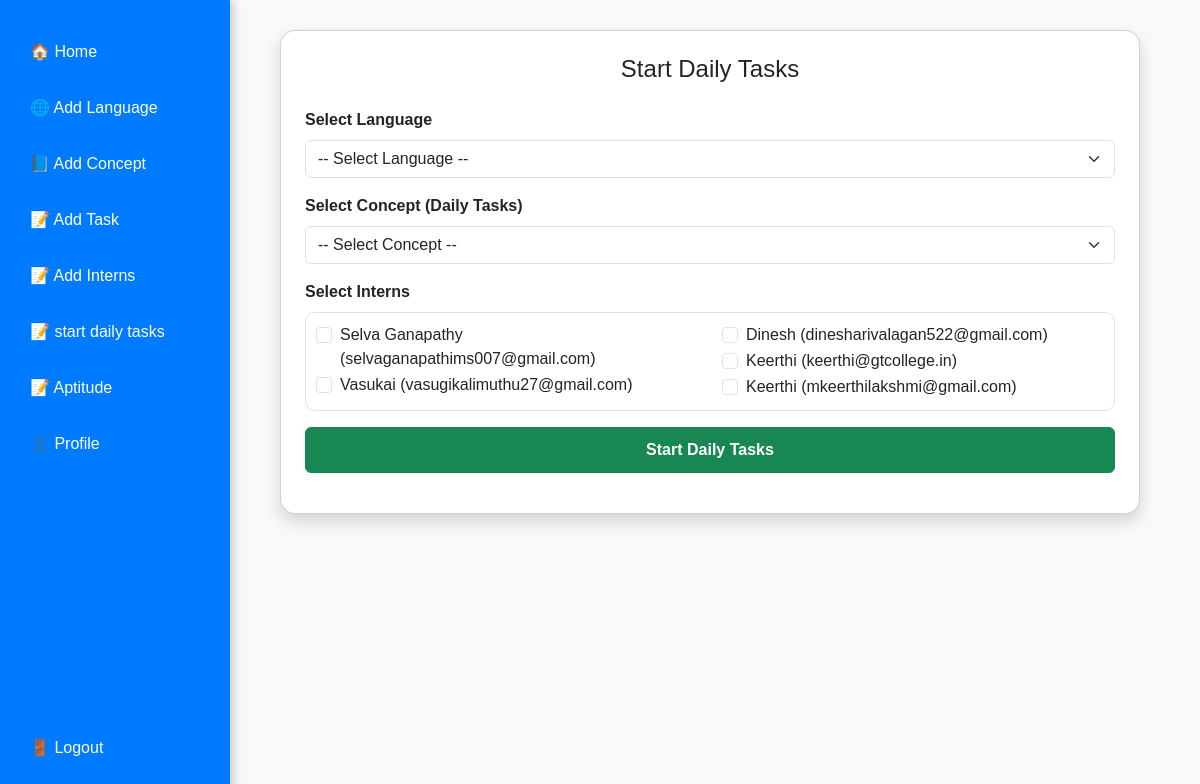
/start-daily-tasks/ (signed in), run on the app's committed database.
### full_stack/models.py (models this page shows, shortened)
class Intern(models.Model):
    name = models.CharField(max_length=100)
    email = models.EmailField()
    phone = models.CharField(max_length=15, blank=True, null=True)
    joined_date = models.DateField(auto_now_add=True)
    mentor = models.ForeignKey(User, on_delete=models.CASCADE, related_name='interns')

### full_stack/views.py (the view, shortened to what this page needs)
# urls.py: path('start-daily-tasks/', views.start_daily_tasks, name='start_daily_tasks'),
def start_daily_tasks(request):
    print("🔥 JOB STARTED — APScheduler triggered the function! in views")
    print(f"🕘 Checking for daily tasks at {timezone.localtime()}")
    languages = Language.objects.all()
    interns = Intern.objects.filter(mentor=request.user)
    return render(request, "start_daily_tasks.html", {"languages": languages, "interns": interns})

### full_stack/templates/start_daily_tasks.html (shortened to what this page needs)
{% load static %}
{% include 'sidebar.html' %}
<!DOCTYPE html>
<html lang="en">
  <head>
    <link
      href="https://cdn.jsdelivr.net/npm/bootstrap@5.3.0/dist/css/bootstrap.min.css"
      rel="stylesheet"
    />
  </head>
  <body>
    <div class="main-container">
      <div class="card shadow p-4">
        <h4 class="text-center mb-4">Start Daily Tasks</h4>
        <form method="POST">
          <div class="mb-3">
            <label class="form-label fw-bold">Select Language</label>
            <select name="language" id="languageSelect" class="form-select" required>
              <option value="">-- Select Language --</option>
            </select>
          </div>
          <div class="mb-3">
            <label class="form-label fw-bold">Select Concept (Daily Tasks)</label>
            <select name="concept" id="conceptSelect" class="form-select" required>
              <option value="">-- Select Concept --</option>
            </select>
          </div>
          <div class="mb-3">
            <label class="form-label fw-bold">Select Interns</label><br />
            <div class="intern-list intern-col">
              {% for intern in interns %}
              <div class="form-check">
                <input class="form-check-input" type="checkbox" name="interns" value="{{ intern.id }}">
                <label class="form-check-label">{{ intern.name }} ({{ intern.email }})</label>
              </div>
              {% endfor %}
            </div>
          </div>
          <button class="btn btn-success w-100 btn-custom">Start Daily Tasks</button>
        </form>
      </div>
    </div>
  </body>
</html>

### full_stack/templates/start_daily_tasks.html (style rules this page uses)
body { background-color: #f8f9fa; font-family: "Poppins", sans-serif; }
.main-container { margin-left: 260px; padding: 30px 20px; max-width: 900px; }
.card { border-radius: 15px; }
.intern-list { max-height: 350px; overflow-y: auto; padding: 10px; background: #fff; border: 1px solid #dee2e6; border-radius: 10px; }
.btn-custom { font-size: 1rem; font-weight: 600; padding: 10px; }
.intern-col { column-count: 2; column-gap: 1.5rem; }

### data on the page
Intern: name "Selva Ganapathy", email "selvaganapathims007@gmail.com"
Intern: name "Vasukai", email "vasugikalimuthu27@gmail.com"
Intern: name "Dinesh", email "dinesharivalagan522@gmail.com"
Intern: name "Keerthi", email "keerthi@gtcollege.in"
Intern: name "Keerthi", email "mkeerthilakshmi@gmail.com"
